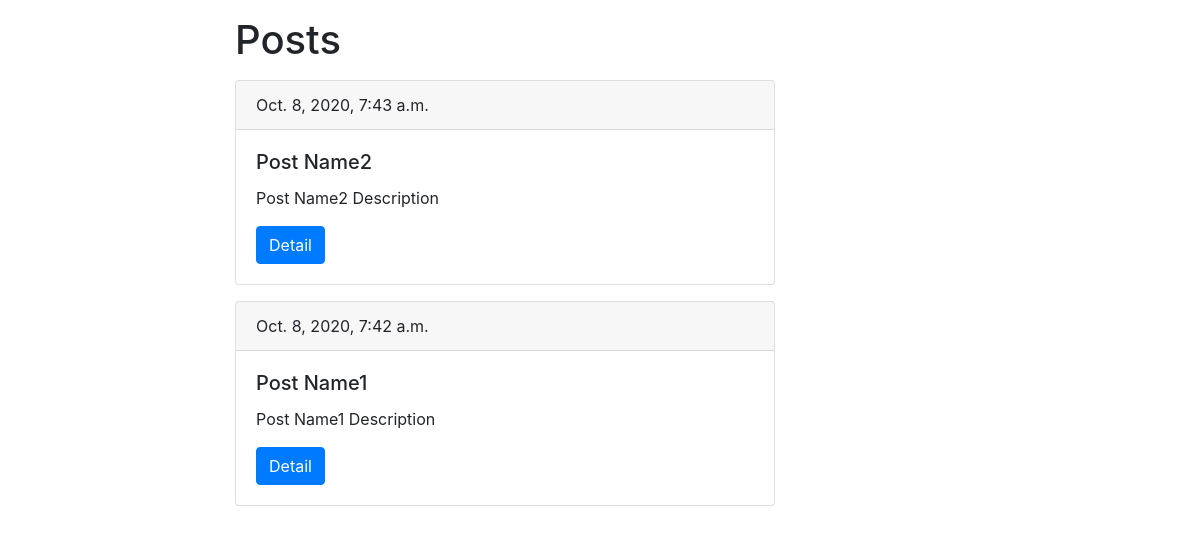
/posts/, run on an earlier commit of the app's database.
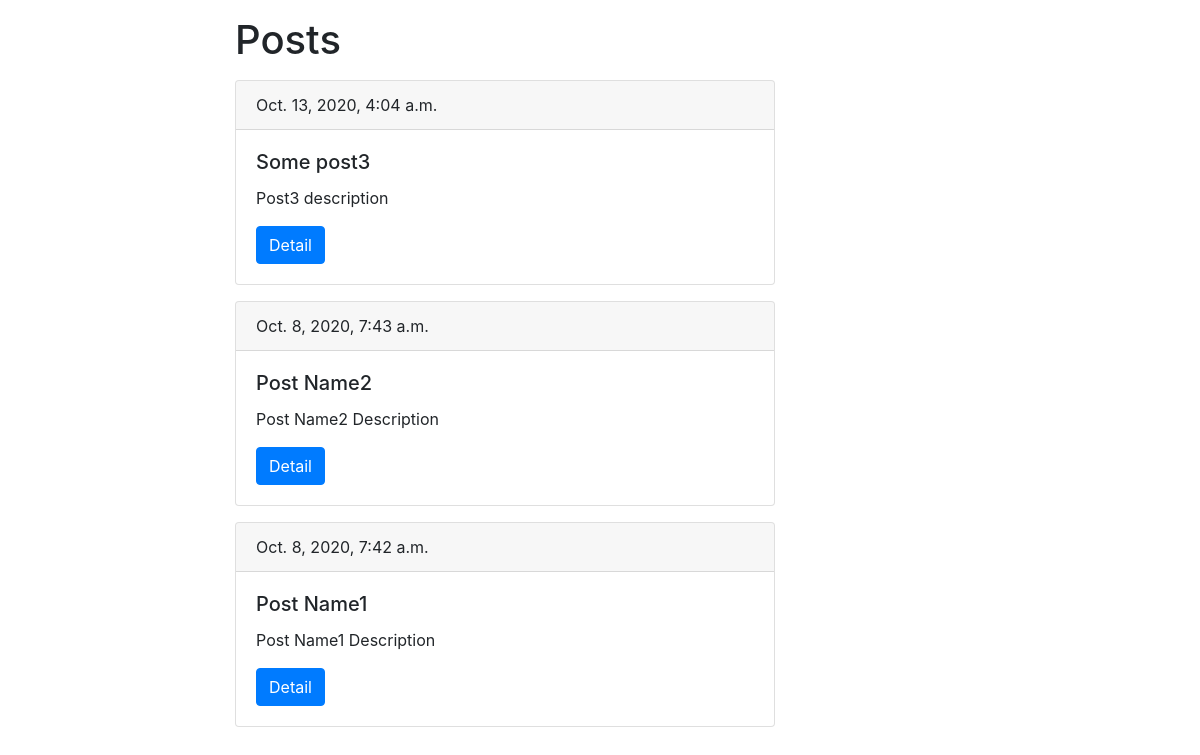
And on a later commit of the database.
### posts/models.py (models this page shows, shortened)
class Post(models.Model):
    title = models.CharField(max_length=150,
                            verbose_name='Название поста')
    slug = models.SlugField(max_length=150,
                            verbose_name='Слаг поста')
    body = models.TextField(blank=True,
                            verbose_name='Описание поста')
    date_pub = models.DateTimeField(auto_now_add=True,
                                    verbose_name='Время создания поста')

### posts/views.py (the view)
# urls.py: path('', PostList.as_view(), name='list'),
class PostList(ListView):
    model = Post
    template_name = 'post_list.html'
    def get_queryset(self):
        return Post.objects.order_by('date_pub').reverse()

### posts/templates/post_list.html (shortened to what this page needs)
{% extends 'base.html' %}
            {% block content %}
            <h1 class="mt-3">Posts</h1>
            {% for post in object_list %}
            <div class="card mt-3">
                <div class="card-header">
                    {{ post.date_pub }}
                </div>
                <div class="card-body">
                  <h5 class="card-title">{{ post.title }}</h5>
                  <p class="card-text">{{ post.body }}</p>
                  <a href="{% url 'posts:detail' slug=post.slug %}" class="btn btn-primary">Detail</a>
                </div>
              </div>
              {% endfor %}
            {% endblock %}

### templates/base.html (shortened to what this page needs)
<!DOCTYPE html>
<html lang="en">
<head>
    <link rel="stylesheet" href="https://stackpath.bootstrapcdn.com/bootstrap/4.5.2/css/bootstrap.min.css">
</head>
<body>
    <div class="container">
        <div class="row">
            <div class="col-6 offset-md-2">
                {%block content%}
                {% endblock %}
            </div>
        </div>
    </div>
</body>
</html>

What changed in the data, as far as the page shows it:
added Post: date_pub "Oct. 13, 2020, 4:04 a.m.", title "Some post3", body "Post3 description"
